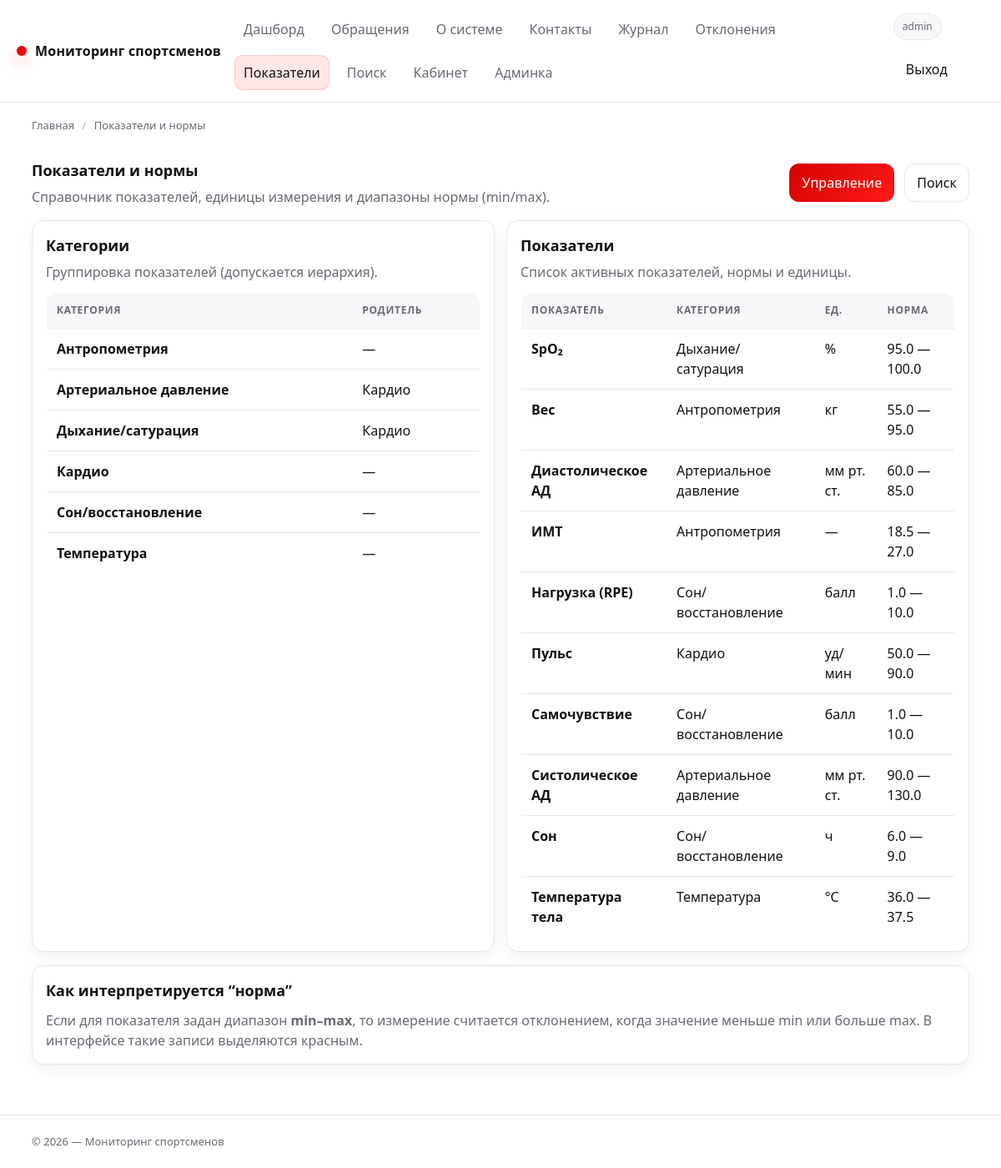
Page /categories (signed in) on the committed database.
### app/models.py (models this page shows, shortened)
class User(db.Model, UserMixin):
    __tablename__ = "users"
    id = db.Column(db.Integer, primary_key=True)
    username = db.Column(db.String(64), unique=True, nullable=False, index=True)
    email = db.Column(db.String(120), unique=True, nullable=True, index=True)
    password_hash = db.Column(db.String(255), nullable=False)
    role = db.Column(db.String(32), nullable=False, default=ROLE_USER, index=True)
    is_active = db.Column(db.Boolean, nullable=False, default=True)
    created_at = db.Column(db.DateTime, nullable=False, default=datetime.utcnow)
    last_login_at = db.Column(db.DateTime, nullable=True)
    measurements_created = db.relationship(
        "Measurement",
        back_populates="created_by",
        lazy="select",
    )
    feedback_created = db.relationship(
        "Feedback",
        back_populates="author",
        lazy="select",
    )
    exports_created = db.relationship(
        "ExportBatch",
        back_populates="created_by",
        lazy="select",
    )
    alerts_closed = db.relationship(
        "Alert",
        back_populates="closed_by",
        lazy="select",
        foreign_keys="Alert.closed_by_id",
    )
    audit_events = db.relationship(
        "AuditLog",
        back_populates="user",
        lazy="select",
    )
    def has_role(self, *roles: str) -> bool:
        return self.role in roles

class IndicatorCategory(db.Model):
    __tablename__ = "indicator_categories"
    id = db.Column(db.Integer, primary_key=True)
    name = db.Column(db.String(120), unique=True, nullable=False, index=True)
    parent_id = db.Column(db.Integer, db.ForeignKey("indicator_categories.id"), nullable=True)
    parent = db.relationship("IndicatorCategory", remote_side=[id], backref="children")
    created_at = db.Column(db.DateTime, nullable=False, default=datetime.utcnow)
    indicators = db.relationship("Indicator", back_populates="category", lazy="select")

class Indicator(db.Model):
    __tablename__ = "indicators"
    id = db.Column(db.Integer, primary_key=True)
    name = db.Column(db.String(120), nullable=False, index=True)
    unit = db.Column(db.String(32), nullable=True)
    category_id = db.Column(db.Integer, db.ForeignKey("indicator_categories.id"), nullable=True, index=True)
    category = db.relationship("IndicatorCategory", back_populates="indicators", lazy="select")
    norm_min = db.Column(db.Float, nullable=True)
    norm_max = db.Column(db.Float, nullable=True)
    is_active = db.Column(db.Boolean, nullable=False, default=True)
    created_at = db.Column(db.DateTime, nullable=False, default=datetime.utcnow)
    measurements = db.relationship(
        "Measurement",
        back_populates="indicator",
        cascade="all, delete-orphan",
        lazy="select",
    )
    norms = db.relationship(
        "AthleteIndicatorNorm",
        back_populates="indicator",
        lazy="select",
    )

### app/routes.py (the view)
@bp.get("/categories")
@staff_required
def categories():
    cats = IndicatorCategory.query.order_by(IndicatorCategory.name.asc()).all()
    indicators = (
        Indicator.query
        .filter_by(is_active=True)
        .outerjoin(Indicator.category)
        .order_by(Indicator.name.asc())
        .all()
    )
    bc = crumbs(("Главная", url_for("routes.index")), ("Показатели и нормы", ""))
    return render_template(
        "indicators.html",  # было: categories.html
        breadcrumbs=bc,
        categories=cats,
        indicators=indicators,
    )

### app/__init__.py (called while the page is built)
@login_manager.user_loader
def load_user(user_id: str):
    try:
        return db.session.get(User, int(user_id))
    except Exception:
        return None

### app/auth.py (called while the page is built)
def roles_required(*roles: str) -> Callable:
    allowed = set(roles)
    def decorator(fn: Callable) -> Callable:
        @wraps(fn)
        def wrapper(*args, **kwargs):
            if not current_user.is_authenticated:
                return redirect(url_for("auth.login", next=request.full_path))
            if not getattr(current_user, "is_active", True):
                abort(403)
            if not getattr(current_user, "has_role", None) or not current_user.has_role(*allowed):
                abort(403)
            return fn(*args, **kwargs)
        return wrapper
    return decorator

### app/utils.py (called while the page is built)
def crumbs(*items: Tuple[str, str]) -> List[Dict[str, str]]:
    return [{"title": title, "url": url or ""} for title, url in items]

### app/templates/indicators.html (shortened to what this page needs)
{% extends "base.html" %}
{% block content %}
  <div class="row space-between">
    <div>
      <h1 class="card__title" style="margin:0;">Показатели и нормы</h1>
      <p class="card__subtitle" style="margin:6px 0 0;">
        Справочник показателей, единицы измерения и диапазоны нормы (min/max).
      </p>
    </div>
    <div class="row">
      {% if current_user.is_authenticated and current_user.has_role('admin','doctor','coach','operator') %}
        <a class="btn btn--primary" href="{{ url_for('admin.indicators') }}">Управление</a>
      {% endif %}
      <a class="btn" href="{{ url_for('routes.search') }}">Поиск</a>
    </div>
  </div>
  <div class="grid grid--2 mt-16">
    <div class="card">
      <div class="card__body">
        <h2 class="card__title">Категории</h2>
        <p class="card__subtitle">Группировка показателей (допускается иерархия).</p>
        {% if categories and categories|length > 0 %}
          <table class="table mt-12">
            <thead>
              <tr>
                <th>Категория</th>
                <th>Родитель</th>
              </tr>
            </thead>
            <tbody>
              {% for c in categories %}
                <tr>
                  <td><b>{{ c.name }}</b></td>
                  <td>{{ c.parent.name if c.parent else "—" }}</td>
                </tr>
              {% endfor %}
            </tbody>
          </table>
        {% else %}
          <p class="mt-12" style="margin:0; color: var(--muted);">
            Категории пока не заполнены.
          </p>
        {% endif %}
      </div>
    </div>
    <div class="card">
      <div class="card__body">
        <h2 class="card__title">Показатели</h2>
        <p class="card__subtitle">Список активных показателей, нормы и единицы.</p>
        {% if indicators and indicators|length > 0 %}
          <table class="table mt-12">
            <thead>
              <tr>
                <th>Показатель</th>
                <th>Категория</th>
                <th>Ед.</th>
                <th>Норма</th>
              </tr>
            </thead>
            <tbody>
              {% for i in indicators %}
                <tr>
                  <td><b>{{ i.name }}</b></td>
                  <td>{{ i.category.name if i.category else "—" }}</td>
                  <td>{{ i.unit or "—" }}</td>
                  <td>
                    {% if i.norm_min is not none or i.norm_max is not none %}
                      {{ i.norm_min if i.norm_min is not none else "—" }} — {{ i.norm_max if i.norm_max is not none else "—" }}
                    {% else %}
                      —
                    {% endif %}
                  </td>
                </tr>
              {% endfor %}
            </tbody>
          </table>
        {% else %}
          <p class="mt-12" style="margin:0; color: var(--muted);">
            Показатели пока не заполнены.
          </p>
        {% endif %}
      </div>
    </div>
  </div>
  <div class="card mt-16">
    <div class="card__body">
      <h2 class="card__title">Как интерпретируется “норма”</h2>
      <p class="card__subtitle" style="margin-top:10px;">
        Если для показателя задан диапазон <b>min–max</b>, то измерение считается отклонением,
        когда значение меньше min или больше max. В интерфейсе такие записи выделяются красным.
      </p>
    </div>
  </div>
{% endblock %}

### app/templates/partials/_nav.html
<header class="header">
  <div class="container header__inner">
    <a class="brand" href="{{ url_for('routes.index') }}">
      <span class="brand__dot" aria-hidden="true"></span>
      <span>{{ APP_TITLE or "Мониторинг спортсменов" }}</span>
    </a>
    {% set is_staff = (
      current_user.is_authenticated
      and (current_user.has_role('admin', 'doctor', 'coach', 'operator') if current_user.has_role is defined else false)
      and (current_user.is_active if current_user.is_active is defined else true)
    ) %}
    <nav class="nav" aria-label="Навигация">
      <a href="{{ url_for('routes.index') }}"
         class="{% if request.endpoint == 'routes.index' %}is-active{% endif %}">
        Дашборд
      </a>
      <a href="{{ url_for('feedback.feedback_home') }}"
         class="{% if request.endpoint and request.endpoint.startswith('feedback.') %}is-active{% endif %}">
        Обращения
      </a>
      <a href="{{ url_for('routes.about') }}"
         class="{% if request.endpoint == 'routes.about' %}is-active{% endif %}">
        О системе
      </a>
      <a href="{{ url_for('routes.contacts') }}"
         class="{% if request.endpoint == 'routes.contacts' %}is-active{% endif %}">
        Контакты
      </a>
      {% if is_staff %}
        <a href="{{ url_for('routes.catalog') }}"
           class="{% if request.endpoint == 'routes.catalog' %}is-active{% endif %}">
          Журнал
        </a>
        <a href="{{ url_for('routes.offers') }}"
           class="{% if request.endpoint == 'routes.offers' %}is-active{% endif %}">
          Отклонения
        </a>
        <a href="{{ url_for('routes.categories') }}"
           class="{% if request.endpoint == 'routes.categories' %}is-active{% endif %}">
          Показатели
        </a>
        <a href="{{ url_for('routes.search') }}"
           class="{% if request.endpoint == 'routes.search' %}is-active{% endif %}">
          Поиск
        </a>
      {% endif %}
      {% if current_user.is_authenticated %}
        <a href="{{ url_for('cabinet.cabinet_home') }}"
           class="{% if request.endpoint and request.endpoint.startswith('cabinet.') %}is-active{% endif %}">
          Кабинет
        </a>
        {% if is_staff %}
          <a href="{{ url_for('admin.dashboard') }}"
             class="{% if request.endpoint and request.endpoint.startswith('admin.') %}is-active{% endif %}">
            Админка
          </a>
        {% endif %}
      {% endif %}
    </nav>
    <div class="row">
      {% if current_user.is_authenticated %}
        <span class="badge" data-tip="Роль: {{ current_user.role }}">
          {{ current_user.username }}
        </span>
        <a class="btn btn--ghost" href="{{ url_for('auth.logout') }}">Выход</a>
      {% else %}
        <a class="btn" href="{{ url_for('auth.login') }}">Вход</a>
        <a class="btn btn--primary" href="{{ url_for('auth.register') }}">Регистрация</a>
      {% endif %}
    </div>
  </div>
</header>

### app/static/css/style.css (style rules this page uses)
:root { --bg:#ffffff; --surface:#f7f7f9; --surface-2:#ffffff; --text:#101114; --muted:#666a73; --border:#e6e7eb; --red:#d40000; --red-strong:#ff1a1a; --red-soft:#ffe7e7; --green:#0a7a2f; --yellow:#c48a00; --shadow:0 10px 28px rgba(16,17,20,.08); --shadow-sm:0 6px 18px rgba(16,17,20,.06); --radius:14px; --radius-sm:10px; --container:1160px; --focus:0 0 0 4px rgba(255,26,26,.25); }
* { box-sizing:border-box }
html,body { height:100% }
body { margin:0; font-family:ui-sans-serif,system-ui,-apple-system,Segoe UI,Roboto,Arial,"Apple Color Emoji","Segoe UI Emoji"; color:var(--text); background:var(--bg); line-height:1.5; -webkit-font-smoothing:antialiased; text-rendering:optimizeLegibility; }
a { color:inherit;text-decoration:none }
.container { max-width:var(--container); margin:0 auto; padding:0 18px; }
.header { position:sticky; top:0; z-index:50; background:rgba(255,255,255,.86); backdrop-filter:blur(10px); border-bottom:1px solid var(--border); }
.header__inner { display:flex; align-items:center; justify-content:space-between; padding:14px 0; gap:16px; }
.brand { display:flex; align-items:center; gap:10px; font-weight:800; letter-spacing:.2px; white-space:nowrap; }
.brand__dot { width:12px; height:12px; border-radius:999px; background:linear-gradient(135deg,var(--red),var(--red-strong)); box-shadow:0 8px 18px rgba(255,26,26,.35); }
.nav { display:flex; gap:10px; flex-wrap:wrap; align-items:center; }
.nav a { padding:8px 10px; border-radius:10px; color:var(--muted); transition:background .15s ease,color .15s ease,border-color .15s ease; border:1px solid transparent; }
.nav a.is-active { color:var(--text); background:var(--red-soft); border-color:rgba(212,0,0,.15); }
.btn { display:inline-flex; align-items:center; justify-content:center; gap:8px; border:1px solid var(--border); background:var(--surface-2); color:var(--text); padding:10px 14px; border-radius:12px; cursor:pointer; box-shadow:none; transition:transform .15s ease,box-shadow .15s ease,border-color .15s ease,background .15s ease; user-select:none; -webkit-tap-highlight-color:transparent; }
.btn--primary { border:1px solid rgba(212,0,0,.22); background:linear-gradient(135deg,var(--red),var(--red-strong)); color:#fff; }
.btn--ghost { background:transparent; border-color:transparent; }
.badge { display:inline-flex; align-items:center; gap:6px; padding:6px 10px; border-radius:999px; font-size:12px; border:1px solid var(--border); background:var(--surface); color:var(--muted); white-space:nowrap; }
.card { border:1px solid var(--border); background:var(--surface-2); border-radius:var(--radius); box-shadow:var(--shadow-sm); }
.card__body { padding:16px }
.card__title { margin:0; font-size:18px; font-weight:800; }
.card__subtitle { margin:6px 0 0; color:var(--muted); }
.grid { display:grid;gap:14px }
.grid--2 { grid-template-columns:repeat(2,minmax(0,1fr)) }
.table { width:100%; border-collapse:collapse; overflow:hidden; border-radius:var(--radius); border:1px solid var(--border); background:#fff; }
.table th,.table td { padding:12px 12px; border-bottom:1px solid var(--border); text-align:left; vertical-align:top; }
.table thead th { font-size:12px; text-transform:uppercase; letter-spacing:.06em; color:var(--muted); background:var(--surface); }
.table tbody tr:last-child td { border-bottom:none }
.row { display:flex;gap:12px;align-items:center;flex-wrap:wrap }
.space-between { justify-content:space-between }
.mt-12 { margin-top:12px }
.mt-16 { margin-top:16px }

### rows in the picture
User: username "admin"
IndicatorCategory: name "Антропометрия", parent "—"
IndicatorCategory: name "Артериальное давление", parent "Кардио"
IndicatorCategory: name "Дыхание/сатурация", parent "Кардио"
IndicatorCategory: name "Кардио", parent "—"
IndicatorCategory: name "Сон/восстановление", parent "—"
IndicatorCategory: name "Температура", parent "—"
Indicator: name "SpO₂", category "Дыхание/сатурация", unit "%", norm_min "95.0", norm_max "100.0"
Indicator: name "Вес", category "Антропометрия", unit "кг", norm_min "55.0", norm_max "95.0"
Indicator: name "Диастолическое АД", category "Артериальное давление", unit "мм рт. ст.", norm_min "60.0", norm_max "85.0"
Indicator: name "ИМТ", category "Антропометрия", unit "—", norm_min "18.5", norm_max "27.0"
Indicator: name "Нагрузка (RPE)", category "Сон/восстановление", unit "балл", norm_min "1.0", norm_max "10.0"
Indicator: name "Пульс", category "Кардио", unit "уд/мин", norm_min "50.0", norm_max "90.0"
Indicator: name "Самочувствие", category "Сон/восстановление", unit "балл", norm_min "1.0", norm_max "10.0"
Indicator: name "Систолическое АД", category "Артериальное давление", unit "мм рт. ст.", norm_min "90.0", norm_max "130.0"
Indicator: name "Сон", category "Сон/восстановление", unit "ч", norm_min "6.0", norm_max "9.0"
Indicator: name "Температура тела", category "Температура", unit "°C", norm_min "36.0", norm_max "37.5"

### other values in the picture
{{ APP_TITLE or "Мониторинг спортсменов" }} "Мониторинг спортсменов"
{{ item.title }} "Главная"
{{ item.title }} "Показатели и нормы"
{{ APP_TITLE or "Мониторинг показателей здоровья спортсменов" }} "Мониторинг спортсменов"
